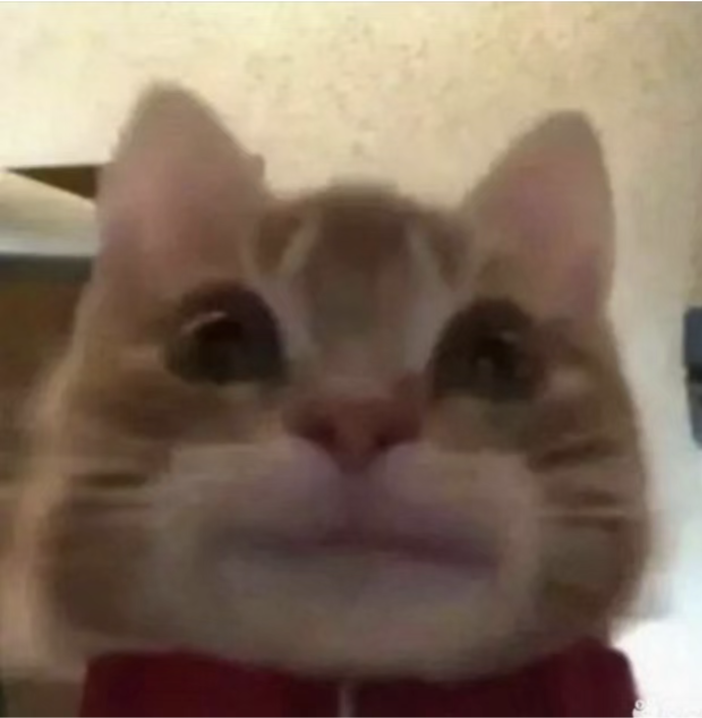
#> input picture MachineLearning/labs/lab4/face/pic1.png, 702 x 718 px, found by its file name; its folder holds only this picture in this run
$ python pca.py
#> lines starting #> are read from the running program, lines starting #| are printed output that depends on the picture
### MachineLearning/labs/lab4/utils.py
from matplotlib import pyplot as plt
from mpl_toolkits.mplot3d import Axes3D
import numpy as np

# [10 lines left out: functions show_3d, show_2d, not called in this run]

def psnr(source, target):
    rmse = np.sqrt(np.mean((source - target) ** 2))
    return 20 * np.log10(255.0 / rmse)

### MachineLearning/labs/lab4/report/codes/pca.py
import numpy as np
import os
from PIL import Image

from data import *
from utils import *


def pca(x, k, rebuild=False):
    mu = np.mean(x, axis=0)
    cov = np.cov(x, rowvar=False)
    values, vectors = np.linalg.eig(cov)
    index = np.argsort(values)[: -(k + 1): -1]
    vectors = vectors[:, index]
    x_pca = (x - mu).dot(vectors)
    if rebuild:
        x_pca = x_pca.dot(vectors.T) + mu
    return x_pca


def show(x, x_pca):
    show_3d(x)
    show_2d(x_pca)


def pca_my_data():
    x = generate_swiss_roll()
    x_pca = pca(x, 2)
    show(x, x_pca)


def read_face(file_path, figsize=(40, 40)):
#> called with file_path = './face', figsize = (40, 40)
    file_list = os.listdir(file_path)
    data = []
    for i in range(len(file_list)):
        path = os.path.join(file_path, file_list[i])
        L = Image.open(path).resize(figsize).convert('L')
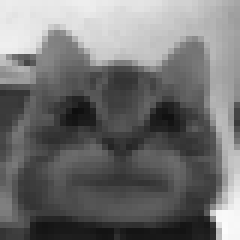
#> L: PIL image 40x40 L (shown 6 times larger); min 14, max 252, mean 113.4
        data.append(np.array(L))
    return np.array(data)

def pca_face(file_path, figsize=(40, 40)):
    x = read_face(file_path, figsize=figsize)
    print(x.shape)
#| (1, 40, 40)
    n_samples = x.shape[0]
#> n_samples = 1
    d_decreased = [30, 20, 10, 5, 4, 3, 2, 1]
    for i in range(n_samples):
        plt.subplot(3, 3, 1), plt.title('original pic'), plt.axis('off')
        plt.imshow(x[i], cmap='gray')
        for j in range(len(d_decreased)):
            plt.subplot(3, 3, j + 2), plt.axis('off')
            x_pca = pca(x[i], d_decreased[j], rebuild=True)
            plt.title('d={}, PSNR={:.2f}'.format(d_decreased[j], psnr(x[i], x_pca)))
            plt.imshow(np.real(x_pca.reshape(figsize)), cmap='gray')
        plt.show()
#> this loop made 1 pass
#> pass 1, in pca, `cov = np.cov(x, rowvar=False)`:
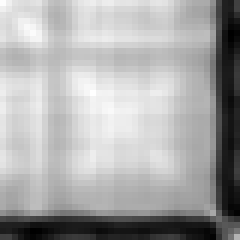
#> cov: shape (40, 40) float64 (shown 6 times larger); min -1316.7, max 4757.3, mean 2708; drawn with min black and max white
#> pass 1, in pca, `values, vectors = np.linalg.eig(cov)`:
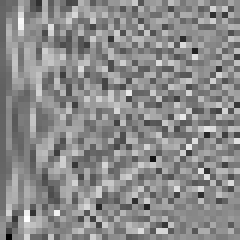
#> vectors: shape (40, 40) float64 (shown 6 times larger); min -0.624, max 0.518, mean -0.00258; drawn with min black and max white
#> pass 1, in pca, `vectors = vectors[:, index]`:
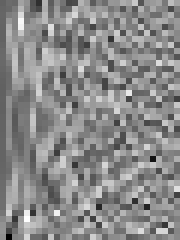
#> vectors: shape (40, 30) float64 (shown 6 times larger); min -0.624, max 0.518, mean -0.00322; drawn with min black and max white
#> pass 1, in pca, `x_pca = (x - mu).dot(vectors)`:
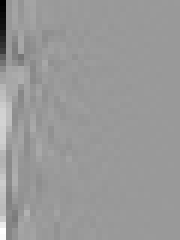
#> x_pca: shape (40, 30) float64 (shown 6 times larger); min -712.3, max 469.5, mean 0; drawn with min black and max white
#> pass 1, in pca_face, `plt.show()`:
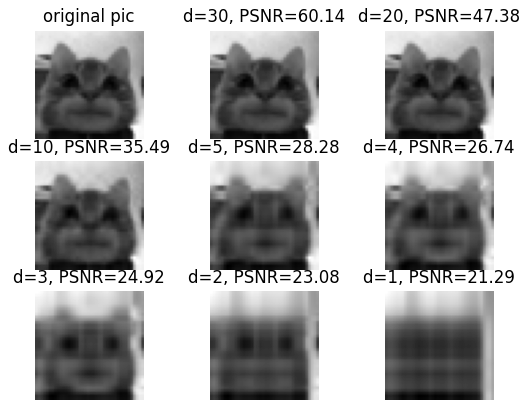
#> figure drawn by matplotlib, 9 panels
#> after the loop:
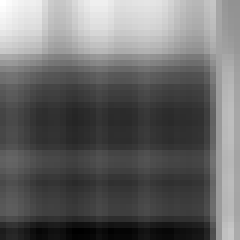
#> x_pca: shape (40, 40) float64 (shown 6 times larger); min 14.27, max 256.8, mean 113.4; drawn with min black and max white

if __name__ == '__main__':
    # pca_my_data()
    file_path = "./face"
    pca_face(file_path)
